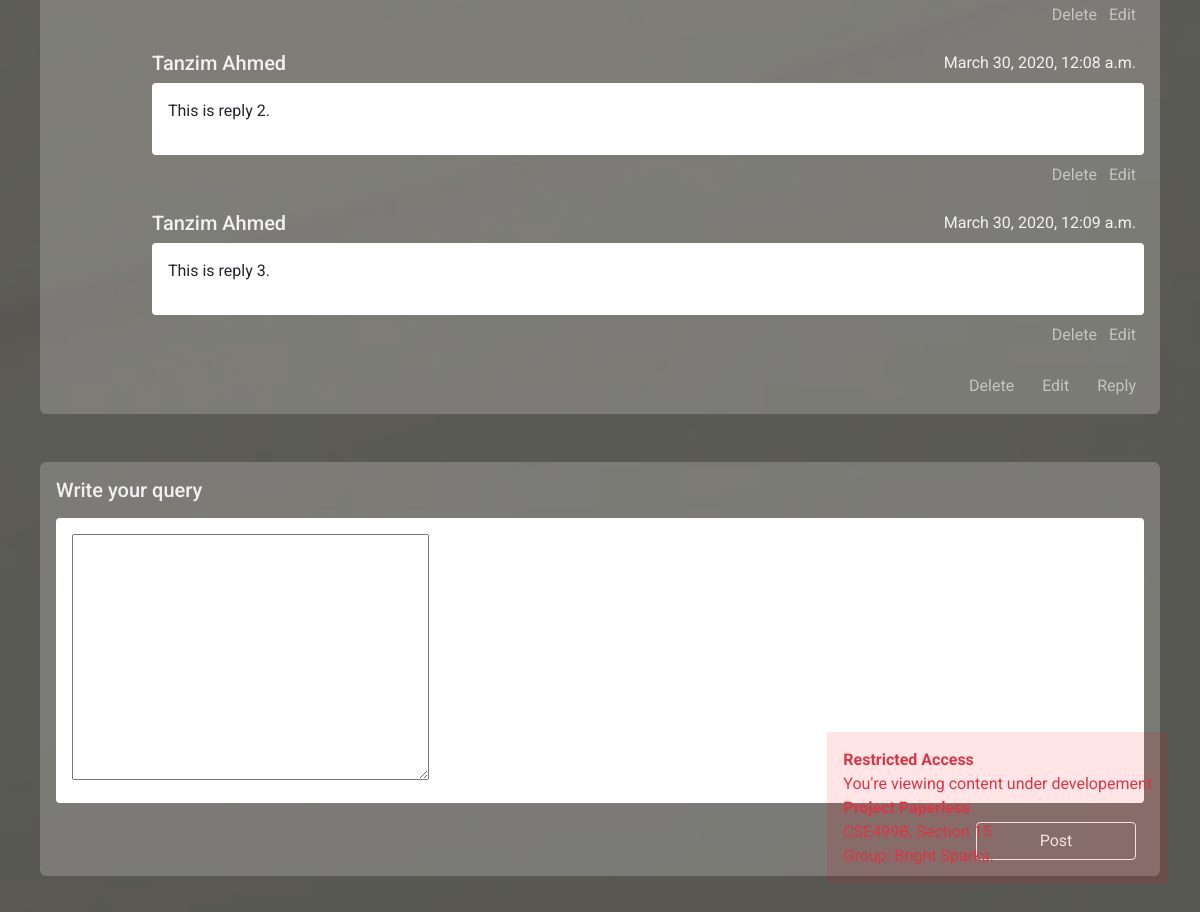
The app's page /content/S7jy7M/show/ (lower part), older data.
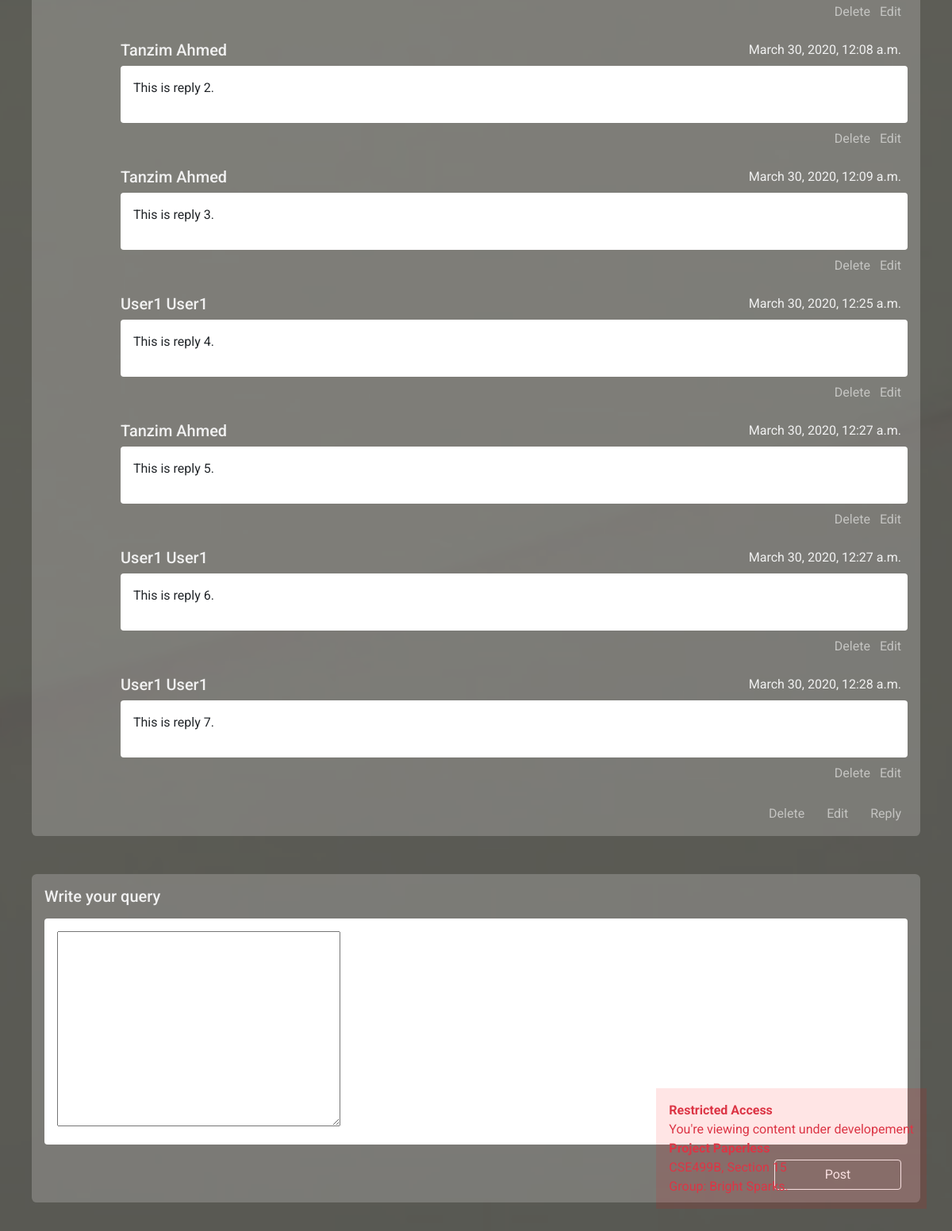
The same page, newer data.
### creative_content/models.py (models this page shows)
class RepliesThread(models.Model):
    text = models.TextField()
    user = models.ForeignKey('users.User', on_delete=models.CASCADE)
    discussion = models.ForeignKey(DiscussionThread, on_delete=models.CASCADE, related_name='response')
    date = models.DateTimeField(auto_now=True)

class DiscussionThread(models.Model):
    text = models.TextField()
    user = models.ForeignKey('users.User', on_delete=models.CASCADE)
    content = models.ForeignKey(Content, on_delete=models.CASCADE, related_name='discussion')
    date = models.DateTimeField(auto_now=True)

### users/models.py (models this page shows)
class User(AbstractUser):
    username = models.CharField(
        error_messages={'unique': 'A user with that username already exists.'},
        help_text='Required. 10 characters or fewer.',
        max_length=10,
        unique=True,
        primary_key=True,
        validators=[UnicodeUsernameValidator(), MinLengthValidator(3)],
        verbose_name='username')
    is_educator = models.BooleanField(default=False)

### creative_content/views.py (the view)
# urls.py: path('<str:link>/show/', views.show, name='content_display'),
def show(request, link):
    try:
        content = Content.objects.get(link=link)
    except Content.DoesNotExist:
        raise Http404('Link does not exist')
    discussions = content.discussion.all()
    discussion_form = DiscussionForm()
    replies_form = RepliesForm()
    context = {
        'content': content,
        'discussions': discussions,
        'discussion_form': discussion_form,
        'replies_form': replies_form
    }
    print(context)
    return render(request, 'creative_content/content_display.html', context)

### creative_content/forms.py
class DiscussionForm(forms.ModelForm):
    class Meta:
        model = DiscussionThread
        fields = ['text']
    def __init__(self, *args, **kwargs):
        super().__init__(*args, **kwargs)
        self.fields['text'].widget.attrs.update({'id': 'comment_input', 'rows': 10})

class RepliesForm(forms.ModelForm):
    thread_id = forms.IntegerField(widget=forms.HiddenInput())
    class Meta:
        model = RepliesThread
        fields = ['text']
    def __init__(self, *args, **kwargs):
        super().__init__(*args, **kwargs)
        self.fields['text'].widget.attrs.update({'id': 'reply_input', 'rows': 10})

### creative_content/models.py (called while the page is built)
    def __str__(self):
        return self.link

### templates/creative_content/content_display.html (shortened to what this page needs)
{% extends 'layout.html' %}
{% block background_class %}
  dashboard_background
{% endblock %}
{% block body %}
<div class="user_dashboard">
  <div class="dashboard container content_area_container">
    <div class="comment_section">
      <div class="comment_container">
        <form action="" id="replies_form">
          <div id="comments">
            {% for discussion in discussions %}
              <div class="comment_card" id="comment_card_{{ discussion.id }}">
                <div id="replies_card_{{ discussion.id }}">
                  <div class="replies">
                    {% for response in discussion.response.all %}
                      <div class="comment_card comment_replies" id="reply_card_{{ discussion.id }}_{{ response.id }}">
                        <div class="comment_info">
                          <h5>{{ response.user.get_full_name }}</h5>
                          <div class="text-right" id="reply_time_{{ discussion.id }}_{{ response.id }}">
                            {{ response.date}}
                          </div>
                        </div>
                        <div class="comment_body" id="reply_{{ discussion.id }}_{{ response.id }}">
                          {{ response.text | safe }}
                        </div>
                        <div class="actions text-right">
                          <a href="" class="replies_delete" id="{{ discussion.id }}_{{ response.id }}">Delete</a>
                          <a href="" class="replies_edit" id="{{ discussion.id }}_{{ response.id }}">Edit</a>
                        </div>
                      </div>
                    {% endfor %}
                  </div>
                </div>
                <div class="actions text-right">
                  <a href="" class="comments_delete" id="{{ discussion.id }}">Delete</a>
                  <a href="" class="comments_edit" id="{{ discussion.id }}">Edit</a>
                  <a href="" class="reply_buttons" id="card_{{ discussion.id }}">Reply</a>
                </div>
              </div>
            {% endfor %}
          </div>
        </form>
        <div class="comment_card comment_form">
          <div class="comment_info">
            <h5 id="comment_form_header">Write your query</h5>
          </div>
          <form action="" method="POST" id="comment_form">
            <div class="comment_body">
              {{ discussion_form.text }}
            </div>
            <div class="actions text-right">
              <button type="submit" class="btn btn-outline-light" id="comment_button">Post</button>
            </div>
          </form>
        </div>
      </div>
    </div>
  </div>
</div>
{% load static %}
{% endblock %}

### templates/layout.html (shortened to what this page needs)
<!DOCTYPE html>
<html lang="en">
<head>
  <link rel="stylesheet" href="https://maxcdn.bootstrapcdn.com/bootstrap/4.3.1/css/bootstrap.min.css">
  {% load static %}
  <link rel="stylesheet" href="{% static 'style.css' %}">
</head>
<body class="{% block background_class %}{% endblock %}">
  <div class="text-danger" style="position: fixed; bottom: 2rem; right: 2rem; text-align: left;
        background-color: rgba(255, 0, 0, 0.1); padding: 1rem; z-index: 5;">
    <strong>Restricted Access</strong> <br>
    You're viewing content under developement <br>
    <strong>Project Paperless</strong> <br>
    CSE499B, Section 15 <br>
    Group: Bright Sparks.
  </div>
  {% block body %}
  {% endblock %}
</body>
</html>

### static/style.css (style rules this page uses)
body { margin: 0; padding: 0; font-family: 'Roboto', sans-serif; }
.dashboard_background { background-image: url('/static/images/bg_2.jpeg'); background-position: center; background-repeat: no-repeat; background-size: cover; background-attachment: fixed; width: 100%; height: 100vh; }
.user_dashboard { position: relative; width: 100%; min-height: 100vh; padding-top: 3.5rem; background-color: rgba(39, 40, 44, 0.5); }
.user_dashboard .dashboard { display: flex; flex-wrap: wrap; justify-content: center; padding-top: 2rem; background-color: rgba(39, 40, 44, 0.4); }
.user_dashboard .container { max-width: 1275px; }
.content_area_container { padding-left: 0; padding-right: 0; }
.comment_section { width: 100%; }
.comment_section .comment_container { padding: 0 2.5rem 2rem; width: 100%; }
.comment_section .comment_card { background-color: rgba(255, 255, 255, 0.2); padding: 1rem; margin-top: 1.5rem; margin-bottom: 0.5rem; border-radius: 0.4rem; }
.comment_container .comment_info { position: relative; color: #f1f1f1; margin-bottom: 1rem; }
.comment_replies .comment_info { margin-bottom: 0.5rem; }
.comment_info .text-right { display: inline-block; position: absolute; right: 0.5rem; bottom: 0; }
.comment_container .comment_body { width: 100%; padding: 1rem; text-align: justify; background-color: white; border-radius: 0.25rem; margin-bottom: 0.5rem; }
.comment_section .comment_replies { margin-top: 0; margin-left: 6rem; margin-bottom: 0; background-color: transparent; padding-left: 0; padding-right: 0; padding-bottom: 0.5rem; border-radius: 0; }
.comment_section .actions { margin-top: 1.2rem; margin-right: 0.5rem; color: white; }
.comment_replies .actions { margin-top: 0.5rem; }
.actions .btn { width: 10rem; }
.comment_replies .actions a { padding-left: 0.5rem; }
.comment_section .comment_form { margin-top: 3rem; }

Row changes from the older to the newer data that the page shows:
added RepliesThread: user.get_full_name "User1 User1", date "March 30, 2020, 12:25 a.m.", text "This is reply 4."
added RepliesThread: user.get_full_name "Tanzim Ahmed", date "March 30, 2020, 12:27 a.m.", text "This is reply 5."
added RepliesThread: user.get_full_name "User1 User1", date "March 30, 2020, 12:27 a.m.", text "This is reply 6."
added RepliesThread: user.get_full_name "User1 User1", date "March 30, 2020, 12:28 a.m.", text "This is reply 7."
